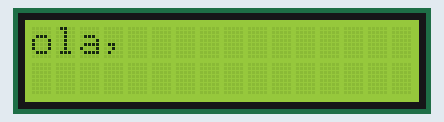
Bench run of a sketch on a simulated Arduino Uno, built with avr-gcc and run on an emulated ATmega328P. Shown: 16×2 character LCD.

Above: at 3.46 s.
At 3.86 s:
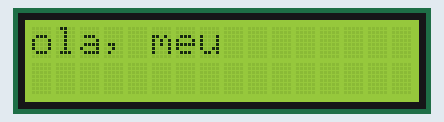
At 4.36 s:
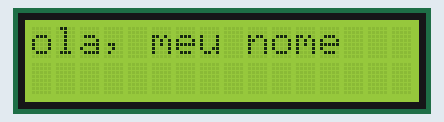
At 4.71 s:
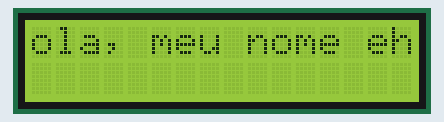
At 5.06 s:
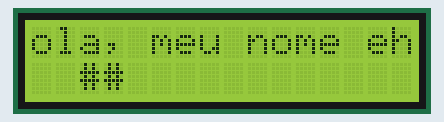
At 5.8 s:
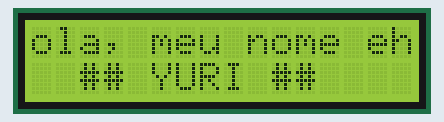

The sketch:

ex_4.ino
```cpp
#include <LiquidCrystal.h>
LiquidCrystal lcd (12, 11, 5, 4, 3, 2);

String msg = "ola, meu nome eh  ## YURI ##";

int posX = 0;
int posY = 0;
int xMax = 16;

void setup() {
  lcd.begin(16, 2);
  lcd.setCursor(0,0);
}

void loop() {
  lcd.setCursor(0,0);
  delay(3000);

  //lcd.clear();
  posX = 0;
  posY = 0;

  for (int i = 0; i < msg.length(); i++) {
    lcd.setCursor(posX, posY);
    lcd.print(msg[i]);
    posX ++;
    delay(100);
    if ( posX == xMax) {
      posX = 0;
      posY = 1;
    }
  }

}
```
